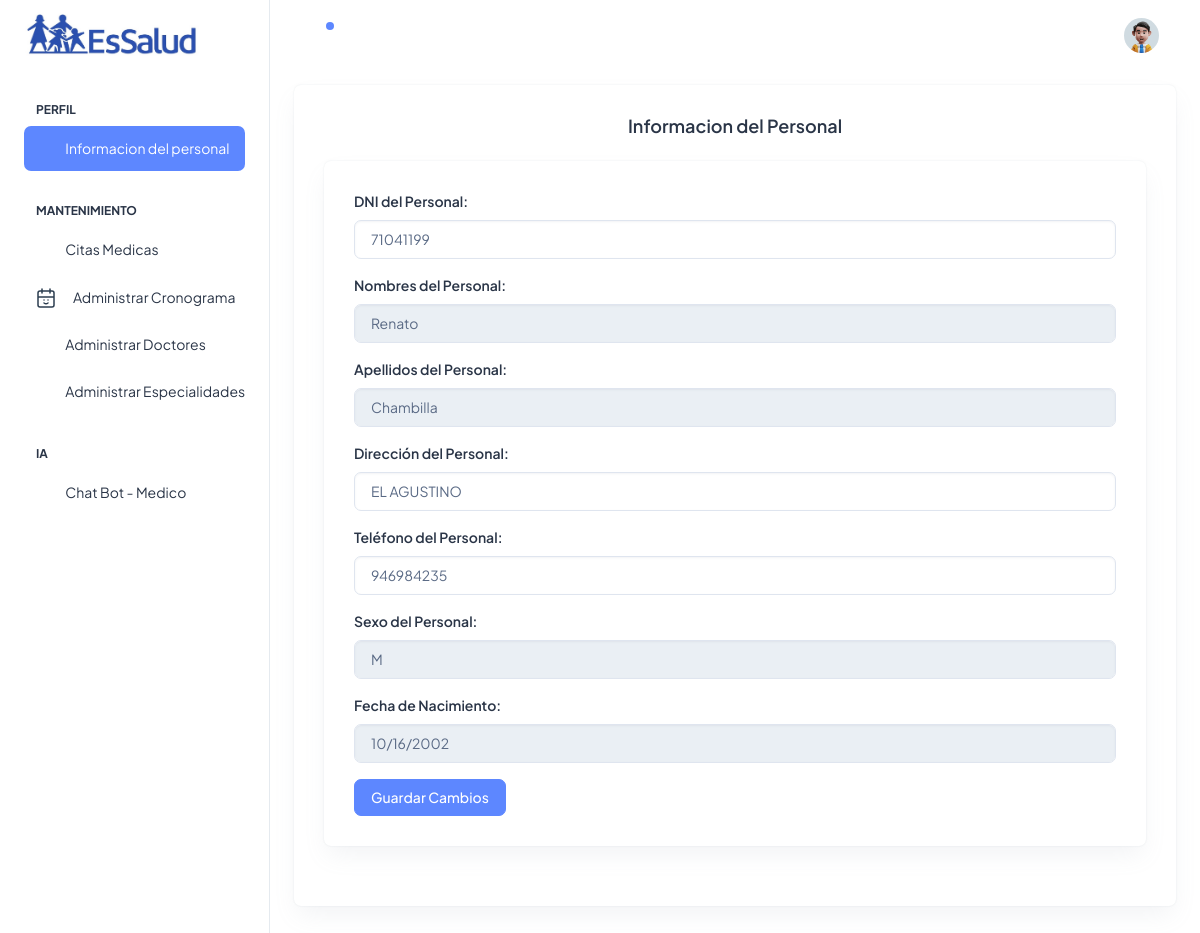
The app's page /citasmedicas/Views/PersonalMedico/indexPersonal.php (signed in) with its own data.
### tables this page shows
CREATE TABLE IF NOT EXISTS `tbusuario` (
  `dniusuario` int(11) NOT NULL,
  `nombres` varchar(100) NOT NULL,
  `apellidos` varchar(100) NOT NULL,
  `contrasenia` varchar(100) NOT NULL,
  `correo` varchar(100) DEFAULT NULL,
  `telefono` int(11) DEFAULT NULL,
  `fechanacimiento` date DEFAULT NULL,
  `fk_idrol` int(11) NOT NULL,
  `direccion` varchar(100) DEFAULT NULL,
  `sexo` varchar(50) DEFAULT NULL,
  PRIMARY KEY (`dniusuario`),
  KEY `rol` (`fk_idrol`),
  CONSTRAINT `FK_usuario_rol` FOREIGN KEY (`fk_idrol`) REFERENCES `tbrol` (`idrol`)
);

### citasmedicas/Views/PersonalMedico/indexPersonal.php (the view, shortened to what this page needs)
<?php
  $conexion = conectarse();
  $query = "SELECT tbusuario.dniusuario, tbusuario.nombres, tbusuario.apellidos, tbusuario.contrasenia, tbusuario.correo,
            tbusuario.telefono, tbusuario.fechanacimiento, tbusuario.sexo, tbrol.nombre, tbusuario.direccion
            FROM tbusuario
            INNER JOIN tbrol
            ON tbrol.idrol = tbusuario.fk_idrol
            WHERE tbusuario.dniusuario = ?";
  $stmt = $conexion->prepare($query);
  $stmt->bind_param("s", $_SESSION['userId']);
  $stmt->execute();
  $result = $stmt->get_result();
  if ($result->num_rows > 0) {
    $row = $result->fetch_assoc();
    $nombre = $row['nombres'];
    $apellido = $row['apellidos'];
    $telefono = $row['telefono'];
    $fecha_nac = $row['fechanacimiento'];
    $sexo = $row['sexo'];
    $direccion = $row['direccion'];
  } else {
    echo "Error: Usuario no encontrado";
    exit();
  }
?>
<!DOCTYPE html>
<html lang="es">
<head>
  <link rel="stylesheet" href="../../assets/css/styles.min.css" />
</head>
<body>
  <div class="page-wrapper" id="main-wrapper" data-layout="vertical" data-navbarbg="skin6" data-sidebartype="full"
    data-sidebar-position="fixed" data-header-position="fixed">
    <aside class="left-sidebar">
      <div>
        <div class="brand-logo d-flex align-items-center justify-content-between">
          <a href="indexPersonal.php" class="text-nowrap logo-img">
            <img src="../../assets/images/logos/essalud_logo.jpg" width="180" alt="" />
          </a>
        </div>
        <nav class="sidebar-nav scroll-sidebar" data-simplebar="">
          <ul id="sidebarnav">
            <li class="nav-small-cap">
              <span class="hide-menu">Perfil</span>
            </li>
            <li class="sidebar-item">
              <a class="sidebar-link" href="indexPersonal.php" aria-expanded="false">
                <span>
                  <i class="ti ti-article"></i>
                </span>
                <span class="hide-menu">Informacion del personal</span>
              </a>
            </li>
            <li class="nav-small-cap">
              <span class="hide-menu">Mantenimiento</span>
            </li>
            <li class="sidebar-item">
              <a class="sidebar-link" href="administrarcitas.php" aria-expanded="false">
                <span>
                  <i class="ti ti-article"></i>
                </span>
                <span class="hide-menu">Citas Medicas</span>
              </a>
            </li>
            <li class="sidebar-item">
              <a class="sidebar-link" href="cronogramaPersonal.php" aria-expanded="false">
              <span>
                  <i></i>
                </span>
                <span class="hide-menu">Administrar Cronograma</span>
              </a>
            </li>
            <li class="sidebar-item">
              <a class="sidebar-link" href="administrardoctor.php" aria-expanded="false">
                <span>
                  <i class="ti ti-cards"></i>
                </span>
                <span class="hide-menu">Administrar Doctores</span>
              </a>
            </li>
            <li class="sidebar-item">
              <a class="sidebar-link" href="administrarespecialidad.php" aria-expanded="false">
                <span>
                  <i class="ti ti-file-description"></i>
                </span>
                <span class="hide-menu">Administrar Especialidades</span>
              </a>
            </li>
            <li class="nav-small-cap">
              <span class="hide-menu">IA</span>
            </li>
            <li class="sidebar-item">
              <a class="sidebar-link" href="chatbot.php" aria-expanded="false">
                <span>
                  <i class="ti ti-login"></i>
                </span>
                <span class="hide-menu">Chat Bot - Medico</span>
              </a>
            </li>
          </ul>
        </nav>
      </div>
    </aside>
    <div class="body-wrapper">
      <header class="app-header">
        <nav class="navbar navbar-expand-lg navbar-light">
          <ul class="navbar-nav">
            <li class="nav-item">
              <a class="nav-link nav-icon-hover" href="javascript:void(0)">
                <i class="ti ti-bell-ringing"></i>
                <div class="notification bg-primary rounded-circle"></div>
              </a>
            </li>
          </ul>
          <div class="navbar-collapse justify-content-end px-0" id="navbarNav">
            <ul class="navbar-nav flex-row ms-auto align-items-center justify-content-end">
              <li class="nav-item dropdown">
                <a class="nav-link nav-icon-hover" href="javascript:void(0)" id="drop2" data-bs-toggle="dropdown"
                  aria-expanded="false">
                  <img src="../../assets/images/profile/user-1.jpg" alt="" width="35" height="35" class="rounded-circle">
                </a>
              </li>
            </ul>
          </div>
        </nav>
      </header>
      <div class="container-fluid">
        <div class="card">
            <div class="card-body">
                <center>
                    <h5 class="card-title fw-semibold mb-4">Informacion del Personal</h5>
                </center>
                <div class="card">
                    <div class="card-body">
                      <form action="../../Controller/PersonalController.php" method="POST">
                          <div class="mb-3">
                                  <label for="dni" class="form-label">DNI del Personal:</label>
                                  <input type="number" class="form-control" id="dni" name="dni" value="<?php echo $_SESSION['userId']; ?>" readonly>
                          </div>
                          <div class="mb-3">
                              <label for="nombre" class="form-label">Nombres del Personal:</label>
                              <input type="text" class="form-control" id="nombre" value="<?php echo $nombre; ?>" disabled>
                          </div>
                          <div class="mb-3">
                              <label for="apellidos" class="form-label">Apellidos del Personal:</label>
                              <input type="text" class="form-control" id="apellidos" value="<?php echo $apellido; ?>" disabled>
                          </div>
                          <div class="mb-3">
                              <label for="direccion" class="form-label">Dirección del Personal:</label>
                              <input type="text" class="form-control" id="direccion" name="direccion" value="<?php echo $direccion; ?>">
                          </div>
                          <div class="mb-3">
                              <label for="telefono" class="form-label">Teléfono del Personal:</label>
                              <input type="number" class="form-control" id="telefono" name="telefono" value="<?php echo $telefono; ?>">
                          </div>
                          <div class="mb-3">
                              <label for="sexo" class="form-label">Sexo del Personal:</label>
                              <input type="text" class="form-control" id="sexo" value="<?php echo $sexo; ?>" disabled>
                          </div>
                          <div class="mb-3">
                              <label for="fechanac" class="form-label">Fecha de Nacimiento:</label>
                              <input type="date" class="form-control" id="fechanac" value="<?php echo $fecha_nac; ?>" disabled>
                          </div>
                          <button type="submit" class="btn btn-primary">Guardar Cambios</button>
                      </form>
                    </div>
                </div>
            </div>
        </div>
      </div>
    </div>
  </div>
</body>
</html>

### records on screen
tbusuario: nombres "Renato", apellidos "Chambilla", direccion "EL AGUSTINO", telefono "946984235", sexo "M", fechanacimiento "10/16/2002"
